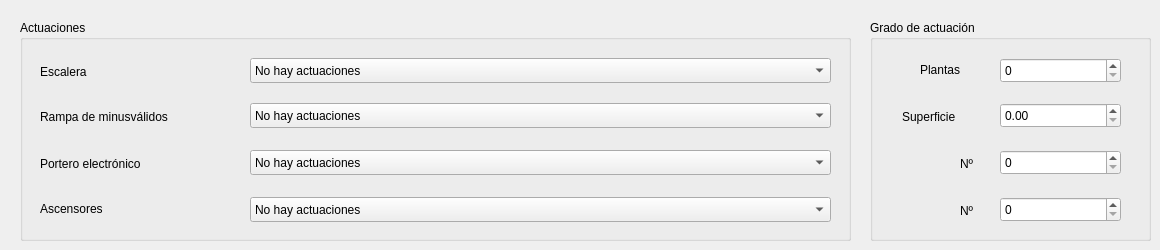
    <widget class="QWidget" name="tab_7">
     <attribute name="title">
      <string>Accesibilidad</string>
     </attribute>
     <widget class="QGroupBox" name="groupBox_32">
      <property name="geometry">
       <rect>
        <x>20</x>
        <y>20</y>
        <width>831</width>
        <height>221</height>
       </rect>
      </property>
      <property name="title">
       <string>Actuaciones</string>
      </property>
      <widget class="QComboBox" name="cmbAscensores">
       <property name="geometry">
        <rect>
         <x>230</x>
         <y>177</y>
         <width>581</width>
         <height>25</height>
        </rect>
       </property>
       <item>
        <property name="text">
         <string>No hay actuaciones</string>
        </property>
       </item>
       <item>
        <property name="text">
         <string>Nueva instalación</string>
        </property>
       </item>
      </widget>
      <widget class="QComboBox" name="cmbRampa">
       <property name="geometry">
        <rect>
         <x>230</x>
         <y>83</y>
         <width>581</width>
         <height>25</height>
        </rect>
       </property>
       <item>
        <property name="text">
         <string>No hay actuaciones</string>
        </property>
       </item>
       <item>
        <property name="text">
         <string>Instalación de rampa</string>
        </property>
       </item>
      </widget>
      <widget class="QComboBox" name="cmbEscalera">
       <property name="geometry">
        <rect>
         <x>230</x>
         <y>38</y>
         <width>581</width>
         <height>25</height>
        </rect>
       </property>
       <item>
        <property name="text">
         <string>No hay actuaciones</string>
        </property>
       </item>
       <item>
        <property name="text">
         <string>Sustitución y reposición de escalera en zonas comunes</string>
        </property>
       </item>
       <item>
        <property name="text">
         <string>Rectificación de peldañeado de escalera en zonas comunes</string>
        </property>
       </item>
      </widget>
      <widget class="QLabel" name="label_24">
       <property name="geometry">
        <rect>
         <x>20</x>
         <y>42</y>
         <width>181</width>
         <height>19</height>
        </rect>
       </property>
       <property name="text">
        <string>Escalera</string>
       </property>
      </widget>
      <widget class="QComboBox" name="cmbPortero">
       <property name="geometry">
        <rect>
         <x>230</x>
         <y>130</y>
         <width>581</width>
         <height>25</height>
        </rect>
       </property>
       <item>
        <property name="text">
         <string>No hay actuaciones</string>
        </property>
       </item>
       <item>
        <property name="text">
         <string>Nueva instalación</string>
        </property>
       </item>
      </widget>
      <widget class="QLabel" name="label_72">
       <property name="geometry">
        <rect>
         <x>20</x>
         <y>134</y>
         <width>331</width>
         <height>19</height>
        </rect>
       </property>
       <property name="text">
        <string>Portero electrónico</string>
       </property>
      </widget>
      <widget class="QLabel" name="label">
       <property name="geometry">
        <rect>
         <x>20</x>
         <y>179</y>
         <width>181</width>
         <height>19</height>
        </rect>
       </property>
       <property name="text">
        <string>Ascensores</string>
       </property>
      </widget>
      <widget class="QLabel" name="label_50">
       <property name="geometry">
        <rect>
         <x>20</x>
         <y>87</y>
         <width>341</width>
         <height>19</height>
        </rect>
       </property>
       <property name="text">
        <string>Rampa de minusválidos</string>
       </property>
      </widget>
      <zorder>label_50</zorder>
      <zorder>label_72</zorder>
      <zorder>cmbPortero</zorder>
      <zorder>label_24</zorder>
      <zorder>cmbEscalera</zorder>
      <zorder>cmbRampa</zorder>
      <zorder>cmbAscensores</zorder>
      <zorder>label</zorder>
     </widget>
     <widget class="QGroupBox" name="groupGradoAct">
      <property name="geometry">
       <rect>
        <x>870</x>
        <y>20</y>
        <width>281</width>
        <height>221</height>
       </rect>
      </property>
      <property name="title">
       <string>Grado de actuación</string>
      </property>
      <widget class="QLabel" name="label_17">
       <property name="geometry">
        <rect>
         <x>32</x>
         <y>87</y>
         <width>91</width>
         <height>19</height>
        </rect>
       </property>
       <property name="text">
        <string>Superficie</string>
       </property>
      </widget>
      <widget class="QLabel" name="label_51">
       <property name="geometry">
        <rect>
         <x>90</x>
         <y>134</y>
         <width>41</width>
         <height>19</height>
        </rect>
       </property>
       <property name="text">
        <string>Nº</string>
       </property>
      </widget>
      <widget class="QSpinBox" name="spinPorteroAct">
       <property name="geometry">
        <rect>
         <x>130</x>
         <y>130</y>
         <width>121</width>
         <height>25</height>
        </rect>
       </property>
      </widget>
      <widget class="QSpinBox" name="spinAscensorAct">
       <property name="geometry">
        <rect>
         <x>130</x>
         <y>177</y>
         <width>121</width>
         <height>25</height>
        </rect>
       </property>
      </widget>
      <widget class="QLabel" name="label_76">
       <property name="geometry">
        <rect>
         <x>90</x>
         <y>181</y>
         <width>41</width>
         <height>19</height>
        </rect>
       </property>
       <property name="text">
        <string>Nº</string>
       </property>
      </widget>
      <widget class="QLabel" name="label_79">
       <property name="geometry">
        <rect>
         <x>50</x>
         <y>40</y>
         <width>71</width>
         <height>20</height>
        </rect>
       </property>
       <property name="text">
        <string>Plantas</string>
       </property>
      </widget>
      <widget class="QSpinBox" name="spinEscaleraAct">
       <property name="geometry">
        <rect>
         <x>130</x>
         <y>38</y>
         <width>121</width>
         <height>25</height>
        </rect>
       </property>
      </widget>
      <widget class="QDoubleSpinBox" name="spinRampaAct">
       <property name="geometry">
        <rect>
         <x>130</x>
         <y>83</y>
         <width>121</width>
         <height>25</height>
        </rect>
       </property>
      </widget>
     </widget>
    </widget>
